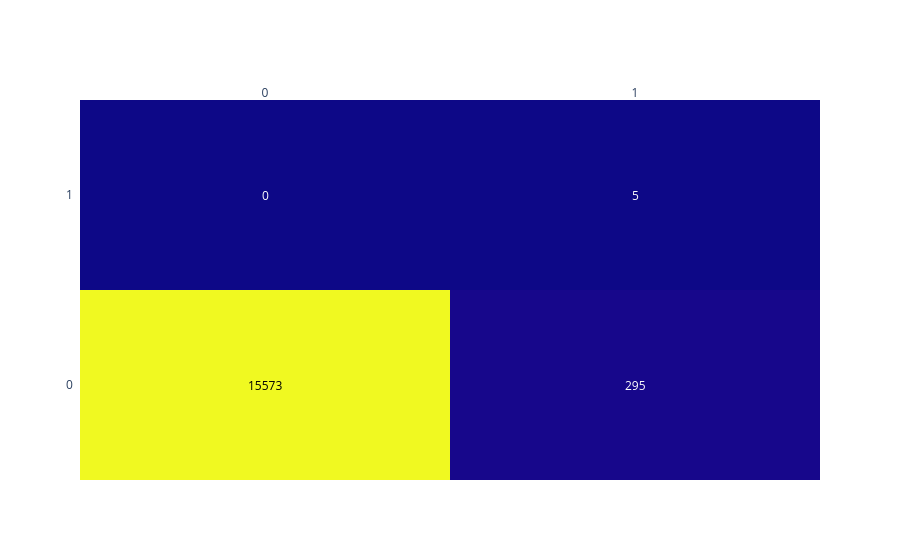

Write notebook code for a chart like this one.
### Code cell
import plotly.figure_factory as ff
from sklearn.metrics import accuracy_score,recall_score,precision_score,f1_score,confusion_matrix,roc_auc_score
fig = ff.create_annotated_heatmap(confusion_matrix(y_test, y_pred), x=['0','1'], y=['0','1'])
fig.show()

### Figure 1 — Plotly figure (JSON) as saved in the notebook; plotly's stock layout.template omitted (floating-point values rounded to 4 significant figures)
{"data": [{"colorscale": [[0, "#0d0887"], [0.1111, "#46039f"], [0.2222, "#7201a8"], [0.3333, "#9c179e"], [0.4444, "#bd3786"], [0.5556, "#d8576b"], [0.6667, "#ed7953"], [0.7778, "#fb9f3a"], [0.8889, "#fdca26"], [1, "#f0f921"]], "reversescale": false, "showscale": false, "type": "heatmap", "x": ["0", "1"], "y": ["0", "1"], "z": [[15573, 295], [0, 5]]}], "layout": {"annotations": [{"font": {"color": "#000000"}, "showarrow": false, "text": "15573", "x": "0", "xref": "x", "y": "0", "yref": "y"}, {"font": {"color": "#FFFFFF"}, "showarrow": false, "text": "295", "x": "1", "xref": "x", "y": "0", "yref": "y"}, {"font": {"color": "#FFFFFF"}, "showarrow": false, "text": "0", "x": "0", "xref": "x", "y": "1", "yref": "y"}, {"font": {"color": "#FFFFFF"}, "showarrow": false, "text": "5", "x": "1", "xref": "x", "y": "1", "yref": "y"}], "xaxis": {"dtick": 1, "gridcolor": "rgb(0, 0, 0)", "side": "top", "ticks": ""}, "yaxis": {"dtick": 1, "ticks": "", "ticksuffix": "  "}}}
